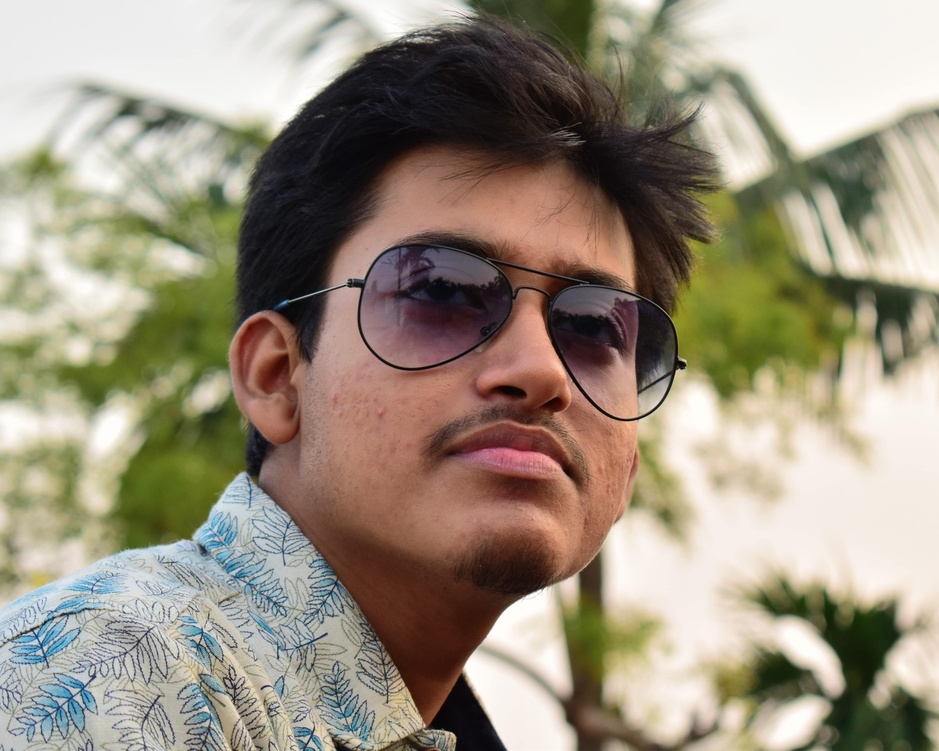
#> input picture images/rupam-photo.jpg, 939 x 751 px, shrunk from 4281 x 3426 before the run
$ jupyter execute 'k-Means image compress.ipynb'   (shell and % lines are left out)
#> lines starting #> are read from the running program, lines starting #| are printed output that depends on the picture
### plot_utils.py
import numpy as np
import matplotlib.pyplot as plt

class plot_utils:
    def __init__(self, img_data, title, num_pixels=10000, colors=None):
        self.img_data = img_data
        self.title = title
        self.num_pixels = num_pixels
        self.colors = colors

    def colorSpace(self):
        if self.colors is None:
            self.colors = self.img_data

        rand = np.random.RandomState(42)
        index = rand.permutation(self.img_data.shape[0])[:self.num_pixels]
        colors = self.colors[index]
        R, G, B = self.img_data[index].T
        fig, ax = plt.subplots(1, 2, figsize=(12,8))
        ax[0].scatter(R, G, color=colors, marker='.')
        ax[0].set(xlabel='Red', ylabel='Green', xlim=(0, 1), ylim=(0, 1))
        ax[1].scatter(R, B, color=colors, marker='.')
        ax[1].set(xlabel='Red', ylabel='Blue', xlim=(0, 1), ylim=(0, 1))
        fig.suptitle(self.title, size=20)

### k-Means image compress.ipynb
### Importing Libraries

[cell 1]
import os
import numpy as np
import matplotlib.pyplot as plt
import matplotlib.image as image
plt.style.use("ggplot")

from skimage import io
from sklearn.cluster import KMeans

from ipywidgets import interact, interactive, fixed, interact_manual, IntSlider
import ipywidgets as widgets

[cell 2]
plt.rcParams['figure.figsize'] = (20, 12)

### Data Preprocessing

[cell 3]
img= io.imread('images/rupam-photo.jpg')
#> img is the input picture: shape (751, 939, 3); mean R, G, B 154.5, 144.3, 126.6
ax=plt.axes(xticks=[],yticks=[])
ax.imshow(img);

[cell 4]
img.shape
#> Out = (751, 939, 3)

[cell 5]
img_data=(img/255.0).reshape(-1,3)
img_data.shape
#> Out = (705189, 3)

### Visualizing the Color Space using Point Clouds

[cell 6]
from plot_utils import plot_utils

[cell 7]
x=plot_utils(img_data, title="Input color space: Over 16 million possible colors")
x.colorSpace()
#> in colorSpace, `R, G, B = self.img_data[index].T`: R = 10000 values, max 1 at index 6, min 0.0314 at index 2365, mean 0.604; G = 10000 values, max 1 at index 5565, min 0 at index 7265, mean 0.563; B = 10000 values, max 1 at index 8987, min 0 at index 2291, mean 0.494
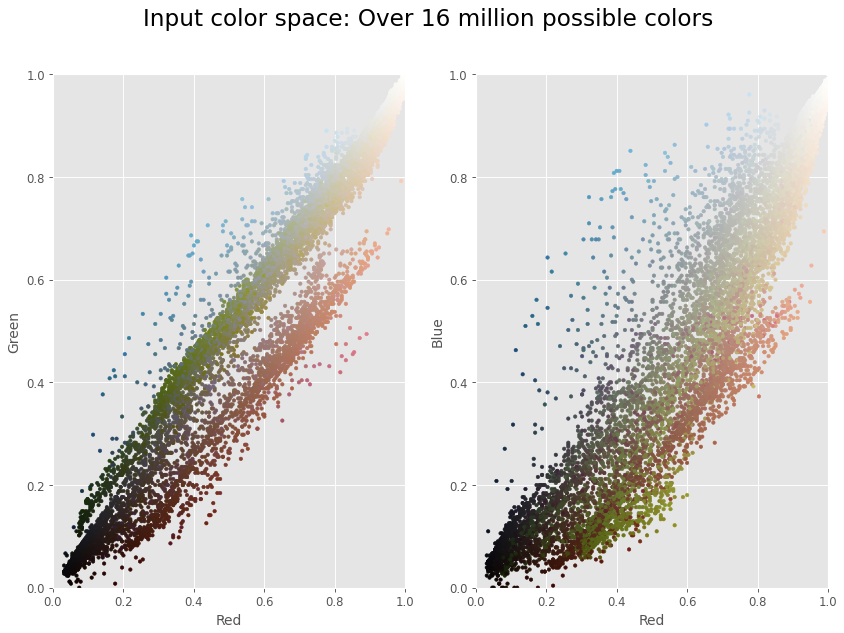
#> figure drawn by matplotlib, 2 panels

### Visualizing the K-means Reduced Color Space

[cell 8]
from sklearn.cluster import MiniBatchKMeans

[cell 9]
kmeans=MiniBatchKMeans(16) #16 clusters i.e., 16 colors
model=kmeans.fit(img_data)
k_colors=model.cluster_centers_[model.predict(img_data)]
#k_colors.shape

y=plot_utils(img_data,colors=k_colors,title="Reduced color space: 16 colors")
y.colorSpace()
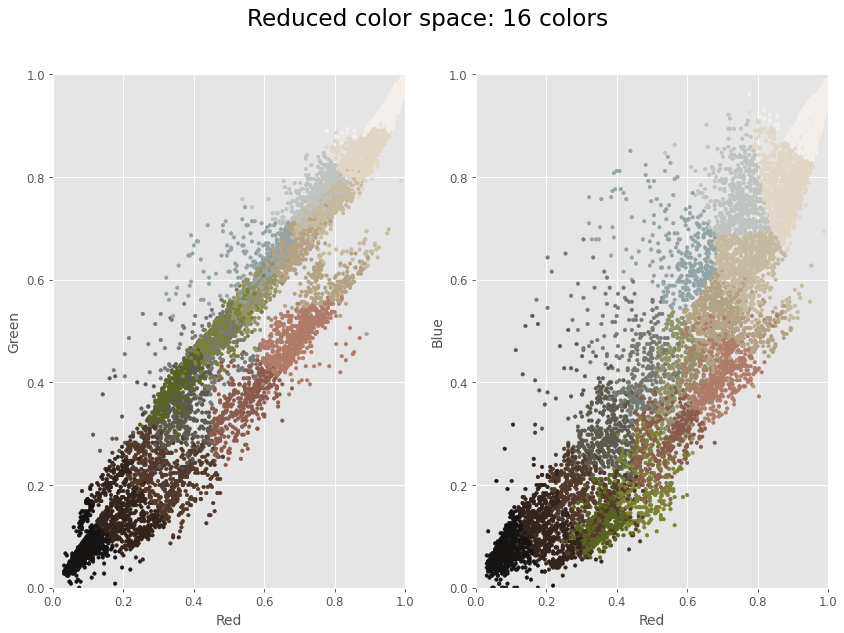
#> figure drawn by matplotlib, 2 panels

### Visualizing the K-means Image Compression

[cell 10]
k_img=np.reshape(k_colors,img.shape)
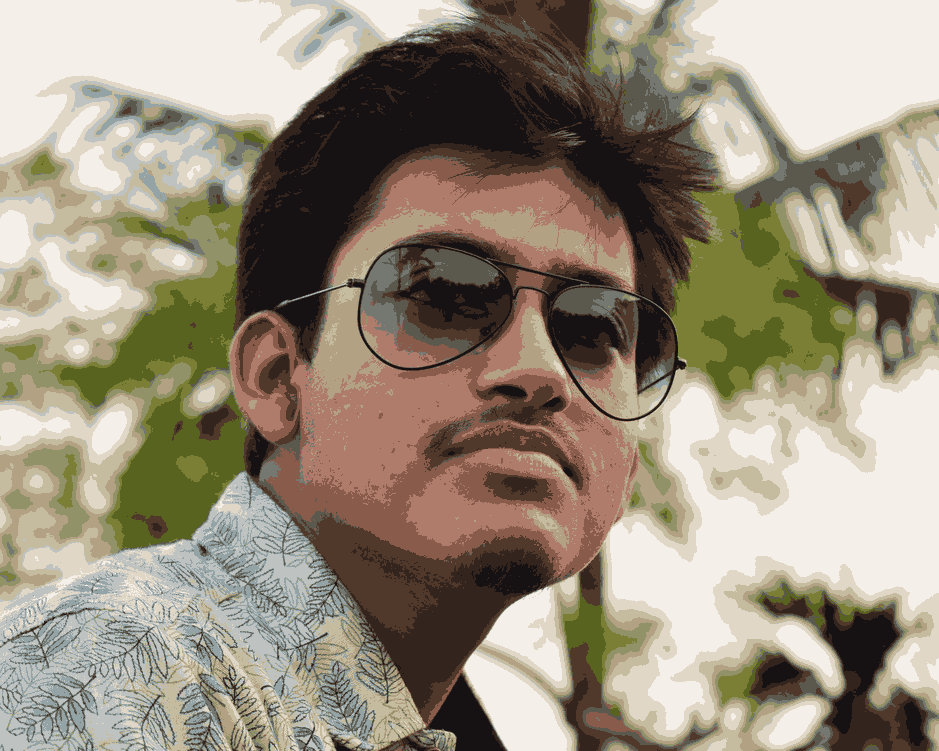
#> k_img: shape (751, 939, 3) float64; mean R, G, B 0.605, 0.565, 0.496

fig, (ax1,ax2)=plt.subplots(1,2)
fig.suptitle('K-Means Image Compression',fontsize=20)

ax1.set_title('Compressed')
ax1.set_xticks([])
ax1.set_yticks([])
ax1.imshow(k_img)

ax2.set_title('Original (16,777,216 colors)')
ax2.set_xticks([])
ax2.set_yticks([])
ax2.imshow(img)

plt.subplots_adjust(top=0.85)
plt.show()
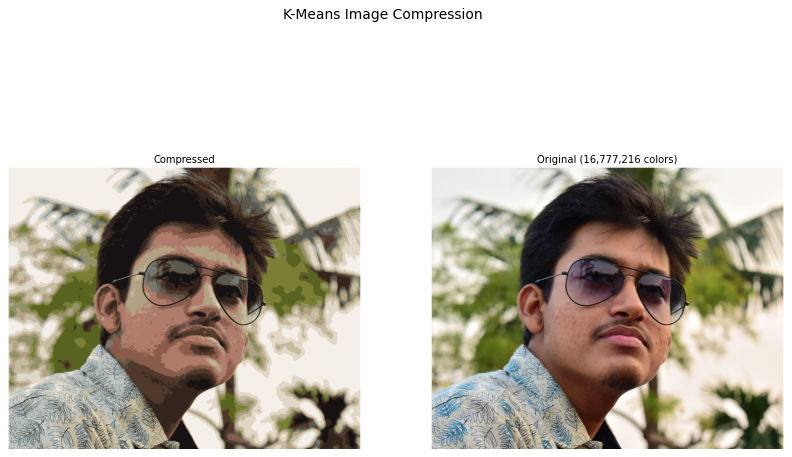
#> figure drawn by matplotlib, 2 panels

$ run again, with images/GoldenGateBridge.jpg copied over images/rupam-photo.jpg
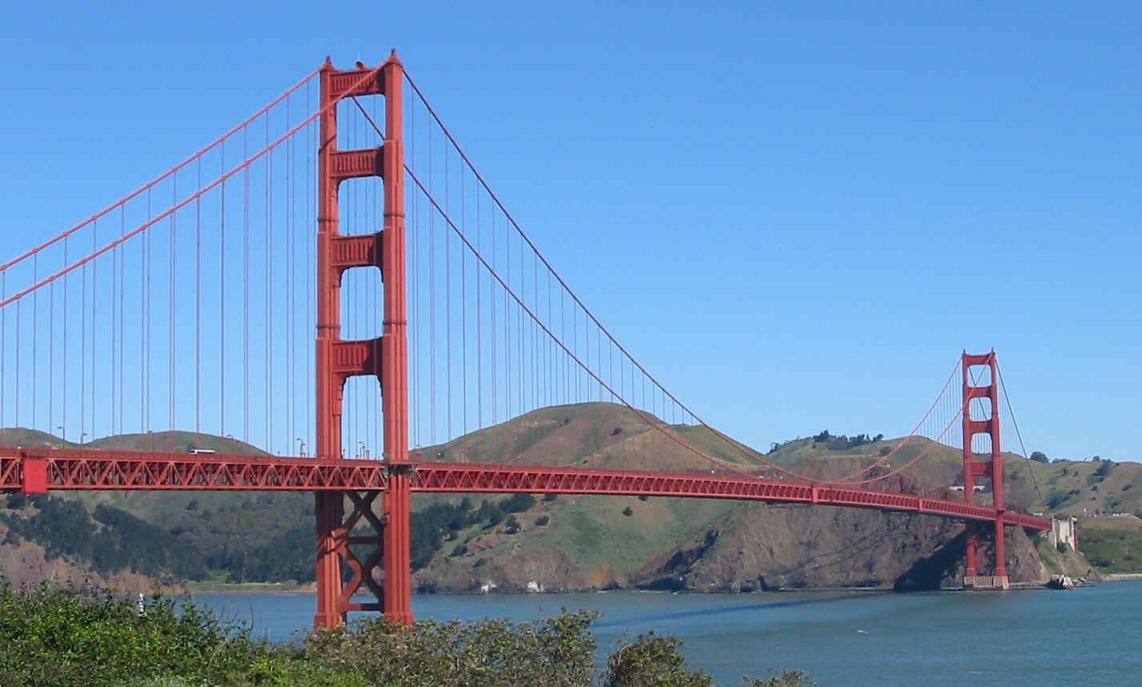
#> input picture images/GoldenGateBridge.jpg, 1142 x 687 px
#> img is the input picture: shape (687, 1142, 3); mean R, G, B 110.9, 144.2, 182.8
#> R = 10000 values, max 0.918 at index 4129, min 0.00392 at index 700, mean 0.435; G = 10000 values, max 0.894 at index 1326, min 0 at index 589, mean 0.564; B = 10000 values, max 1 at index 24, min 0 at index 700, mean 0.713
#> `[cell 9] kmeans=MiniBatchKMeans(16) #16 clusters i.e., 16 colors model..`:
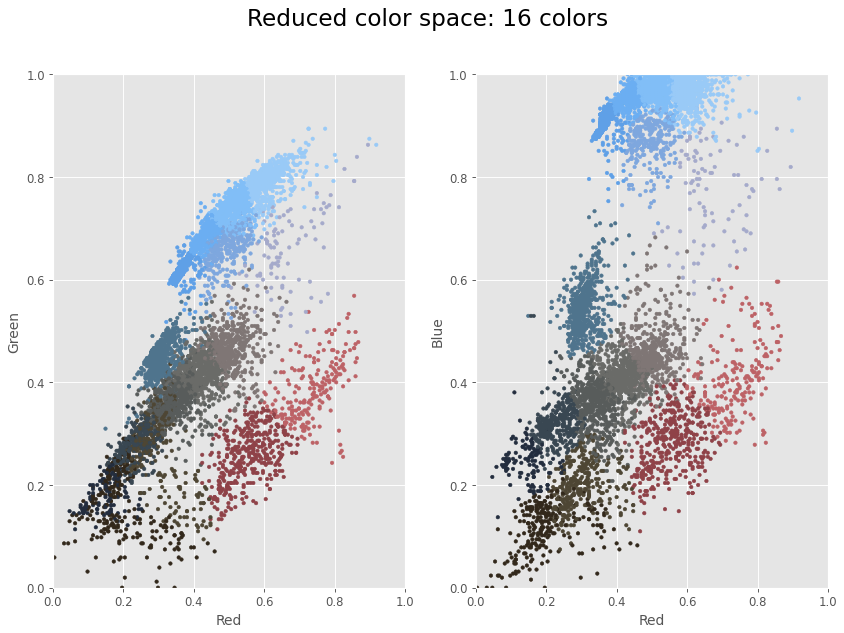
#> figure drawn by matplotlib, 2 panels
#> `plt.show()`:
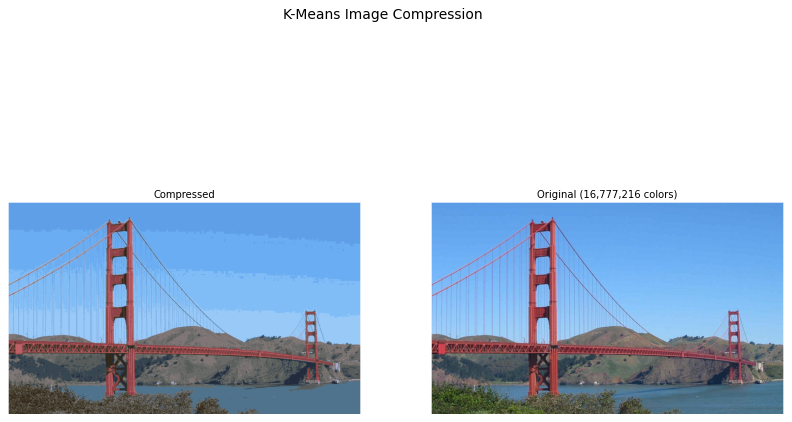
#> figure drawn by matplotlib, 2 panels

$ run again, with images/new-york-skyline.jpg copied over images/rupam-photo.jpg
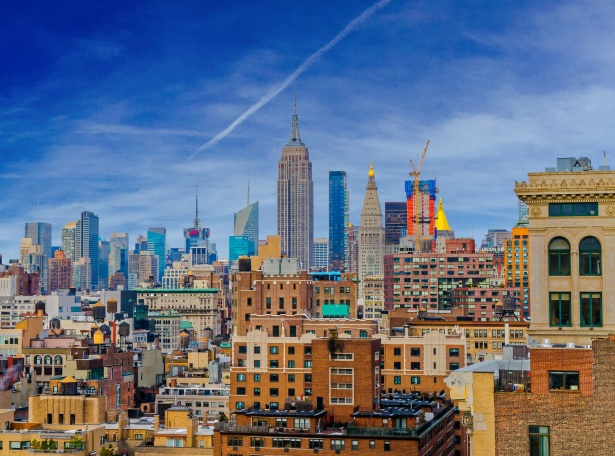
#> input picture images/new-york-skyline.jpg, 615 x 456 px
#> img is the input picture: shape (456, 615, 3); mean R, G, B 99.8, 111.2, 133
#> R = 10000 values, max 1 at index 7947, min 0 at index 104, mean 0.392; G = 10000 values, max 0.867 at index 830, min 0 at index 2923, mean 0.435; B = 10000 values, max 0.949 at index 7861, min 0 at index 281, mean 0.518
#> `[cell 9] kmeans=MiniBatchKMeans(16) #16 clusters i.e., 16 colors model..`:
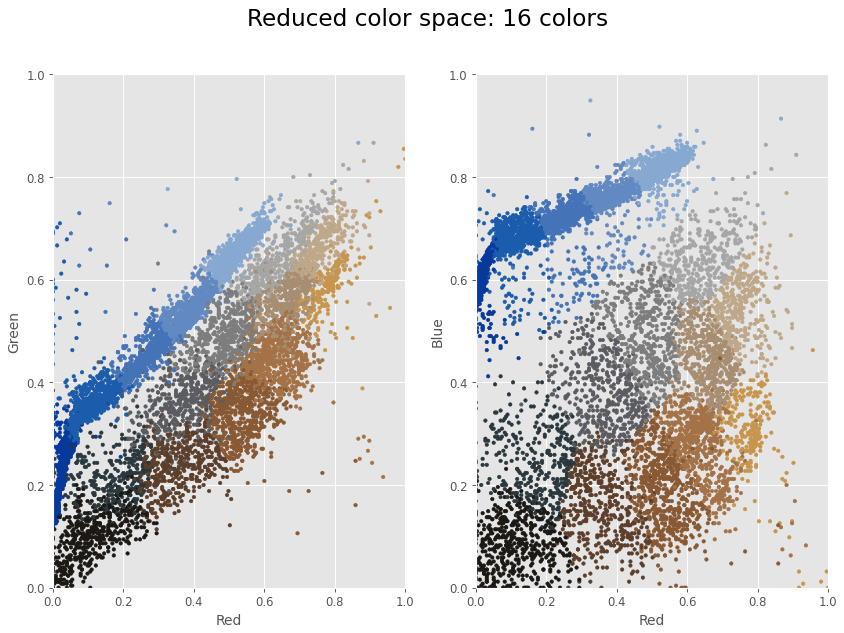
#> figure drawn by matplotlib, 2 panels
#> `plt.show()`:
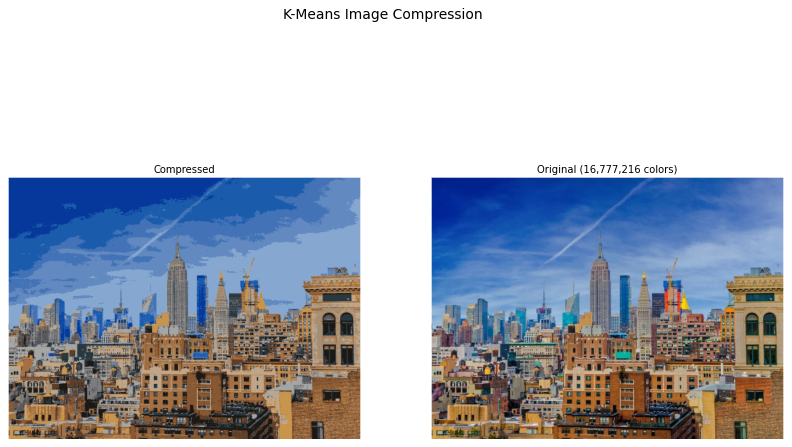
#> figure drawn by matplotlib, 2 panels
